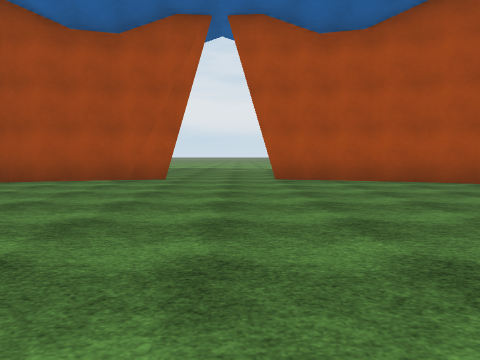
view 1 (above)

19 first-person views from a walk through a scene from a Unity 3-D project. The camera is 1.2 m above the floor, tilts 4° down and sees 70° across. The floor is counted in squares, 2 m on a side. Each view is taken from the middle of a square. On the plan, view 1 faces up. The plan holds only what a view shows up to about 10 squares ahead; the rest is blank. The place goes on beyond the plan. The player character is not drawn. Surface patterns are stand-ins for the level's own textures.

view 2
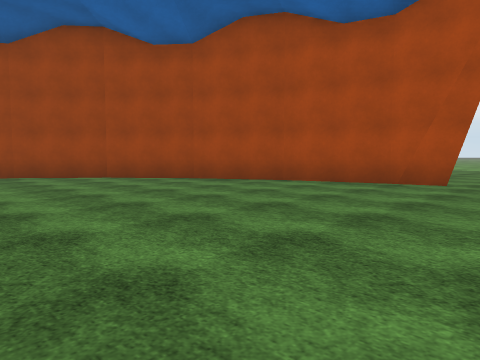

view 3
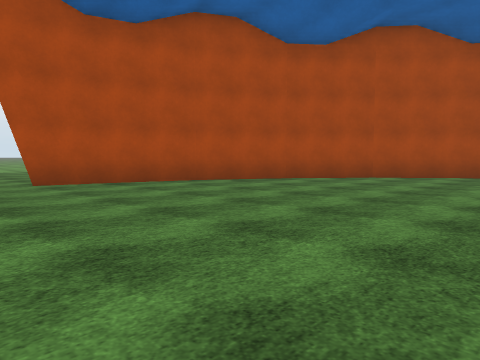

view 4
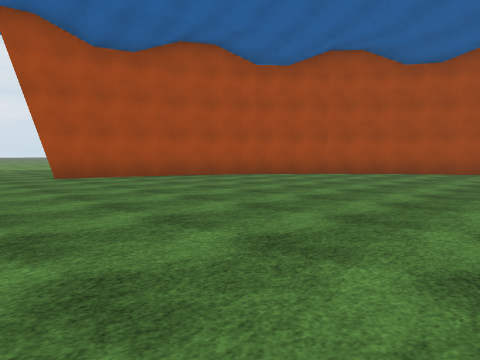

view 5
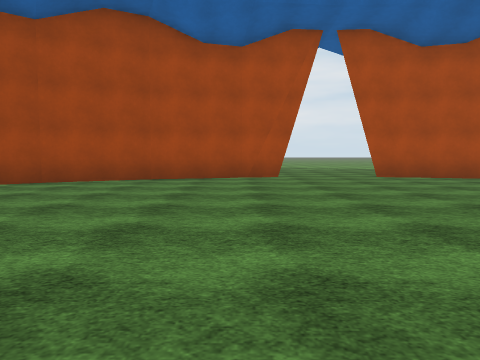

view 6
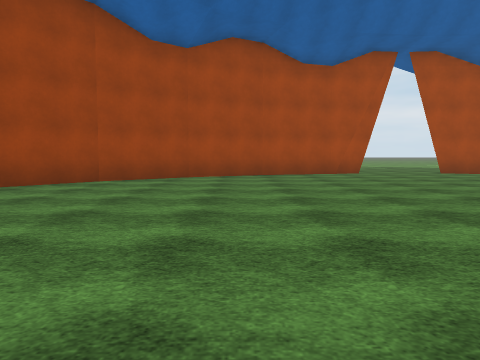

view 7
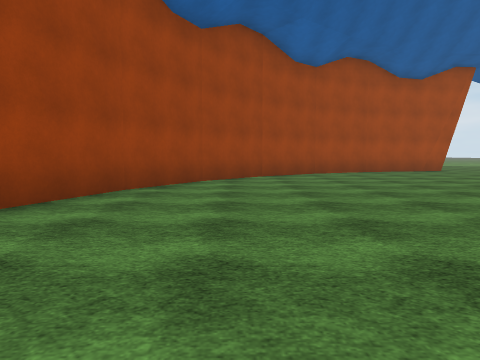

view 8
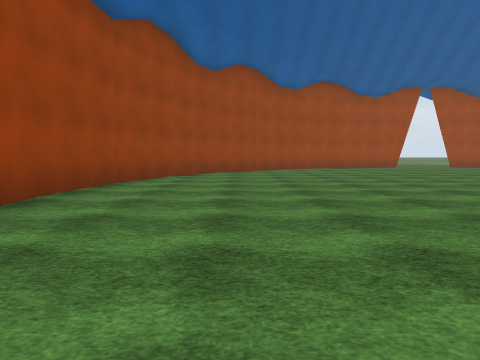

view 9
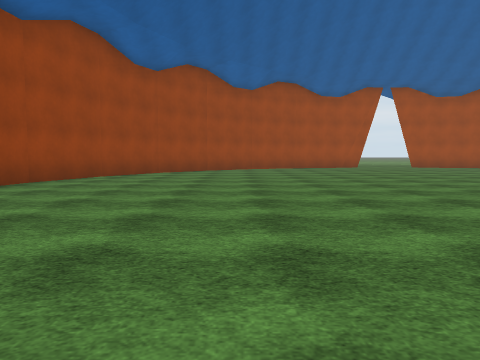

view 10
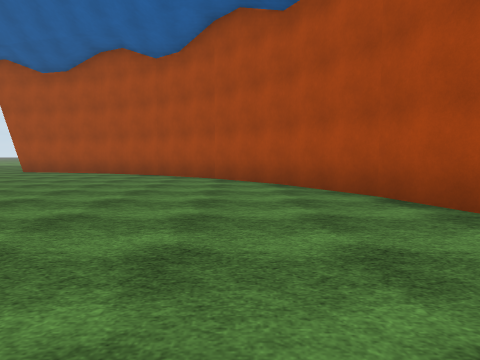

view 11
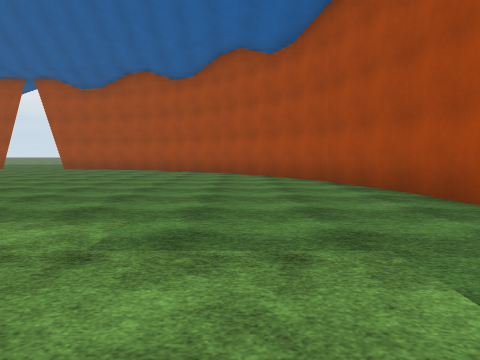

view 12
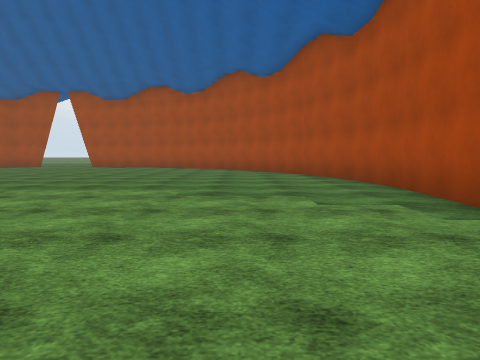

view 13
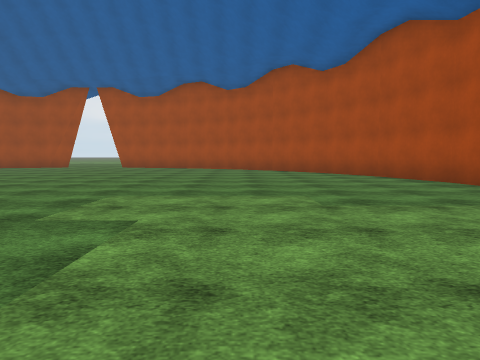

view 14
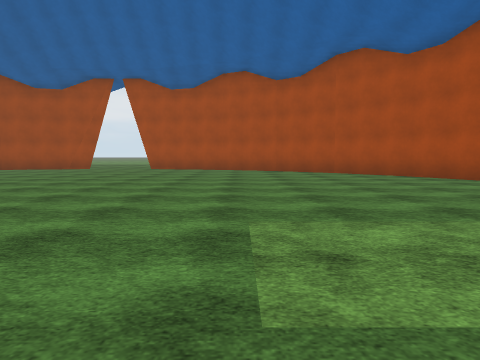

view 15
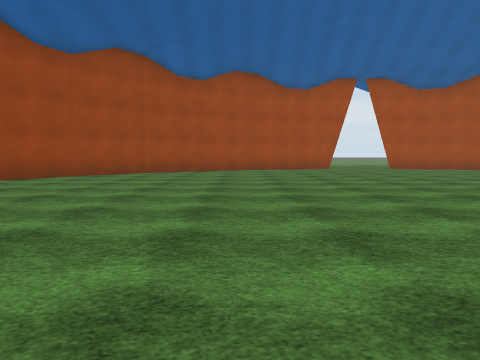

view 16
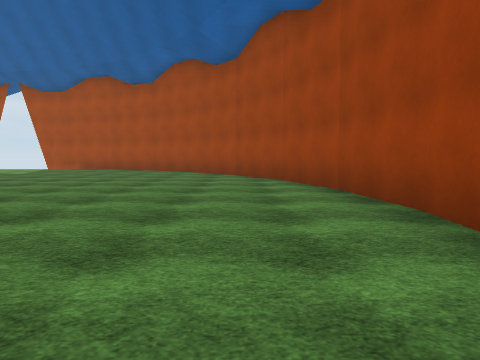

view 17
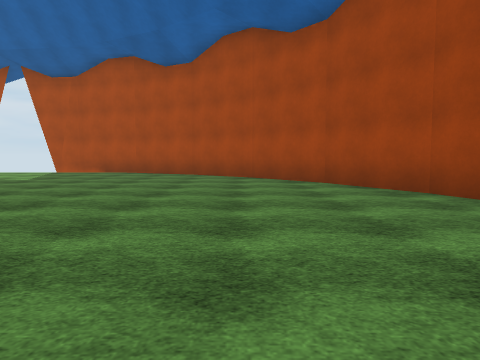

view 18
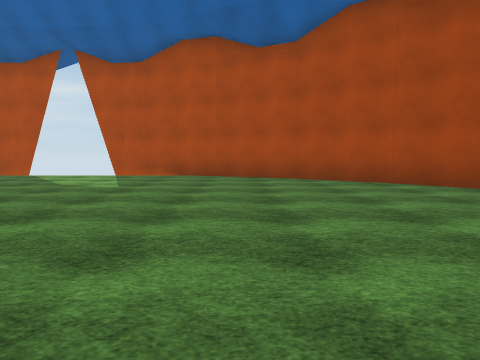

view 19
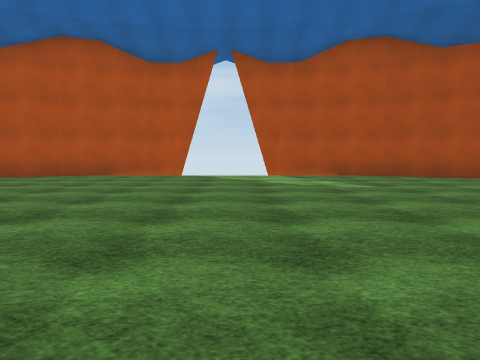

### Floor plan
Points are (right, up) in squares from view 1. A wall is a line through its corners. A room is listed if a view was taken in it or the views show most of it. See-through windows are left out.
Room 1 (views 1, 2, 3, 4, 5, 6, 7, 8, 9, 10, 11, 12, 13, 14, 15, 16, 17, 18, 19)
walls: (-12.1, -8.4) (-10.9, -10.7); (-9.4, -12.5) (-7.4, -14.2); (-11, -10.6) (-9.3, -12.6); (-12.8, -6.1) (-12, -8.6); (-13, -3.6) (-12.8, -6.2); (-7.5, -14.1) (-5.6, -15.1); (-12.8, -1.3) (-13, -3.8); (-12, 1.1) (-12.8, -1.4); (-10.9, 3.3) (-12.1, 1); (-9.3, 5.2) (-10.9, 3.2); (-7.4, 6.7) (-9.4, 5.1); (4.7, -15.1) (5.8, -14.5); (-5.2, 7.9) (-7.5, 6.6); (-2.3, 8.6) (-3, 8.5); (2, 8.5) (1.4, 8.6); (-1.6, 8.9) (-5.3, 7.8); (11.8, -6.1) (12, -3.7); (4.4, 7.8) (0.7, 8.9); (6.5, 6.6) (4.2, 7.9); (12, -3.8) (11.8, -1.2); (11.8, -1.4) (11, 1.1); (9.9, 3.2) (8.3, 5.2); (8.4, 5.1) (6.4, 6.7); (11.1, 1) (9.9, 3.3)
ways out: opening at (-0.5, 9)

Where each view was taken, in squares from view 1:
view 1: 0 up, 0 right, facing up
view 2: 1 up, 0 right, facing up-left
view 3: 1 up, 1 left, facing up-right
view 4: 1 down, 2 left, facing up-right
view 5: 1 down, 3 left, facing up
view 6: 3 down, 6 left, facing up
view 7: 5 down, 10 left, facing up
view 8: 9 down, 10 left, facing up
view 9: 9 down, 8 left, facing up
view 10: 4 down, 9 right, facing up
view 11: 7 down, 9 right, facing up
view 12: 10 down, 9 right, facing up
view 13: 9 down, 7 right, facing up
view 14: 7 down, 5 right, facing up
view 15: 7 down, 6 left, facing up
view 16: 0 up, 11 left, facing down
view 17: 3 down, 9 left, facing down
view 18: 5 down, 6 left, facing down
view 19: 5 down, 1 left, facing down
